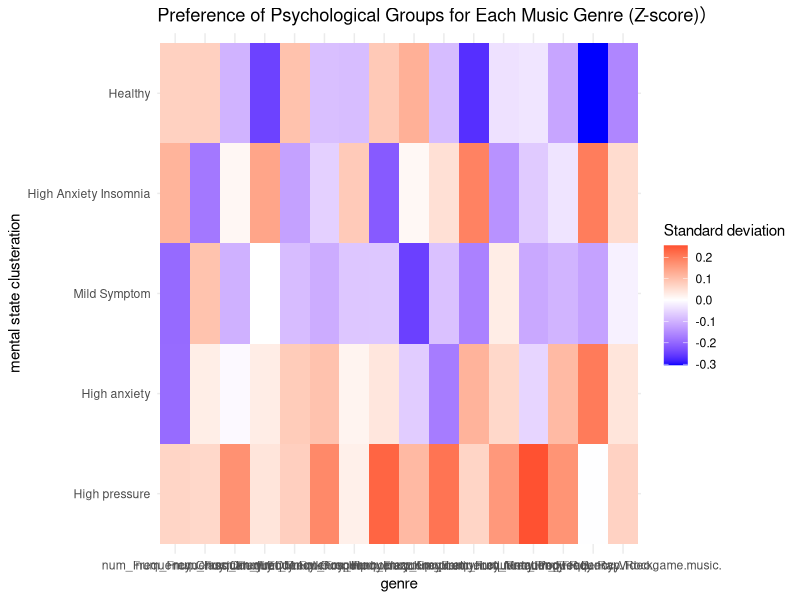
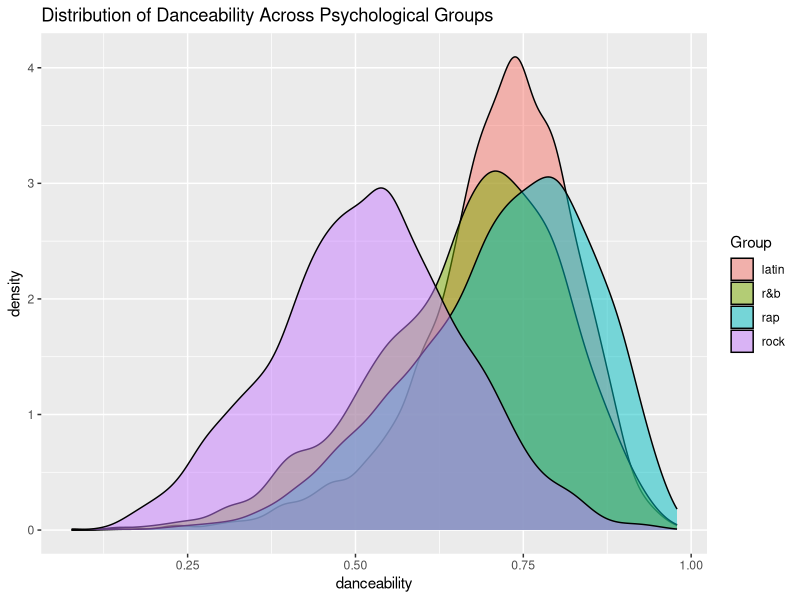
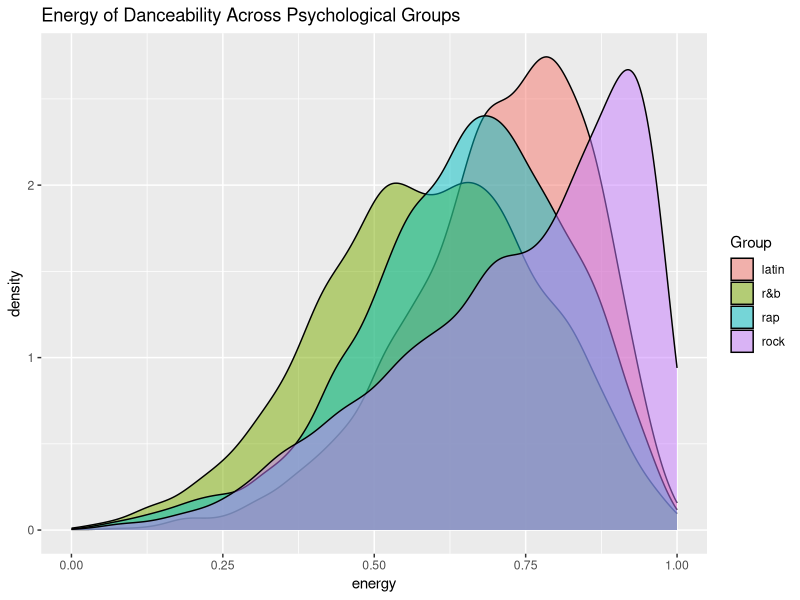
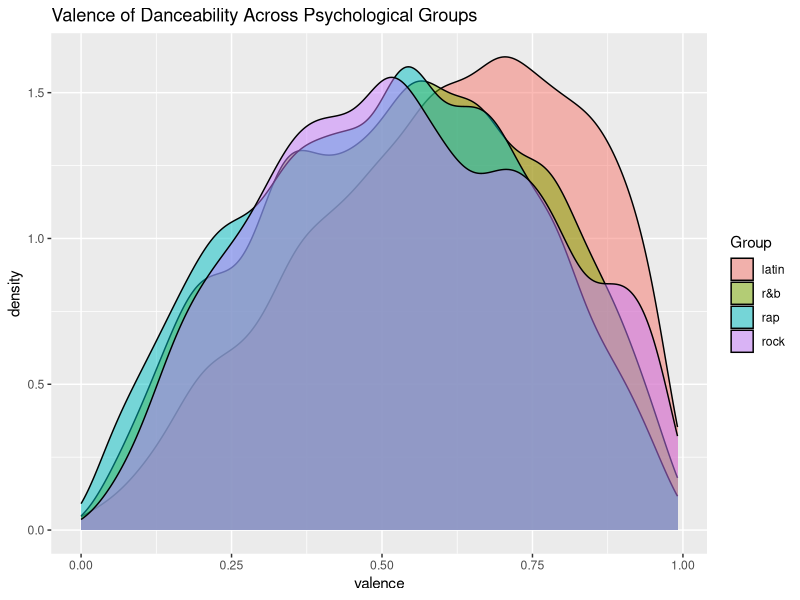
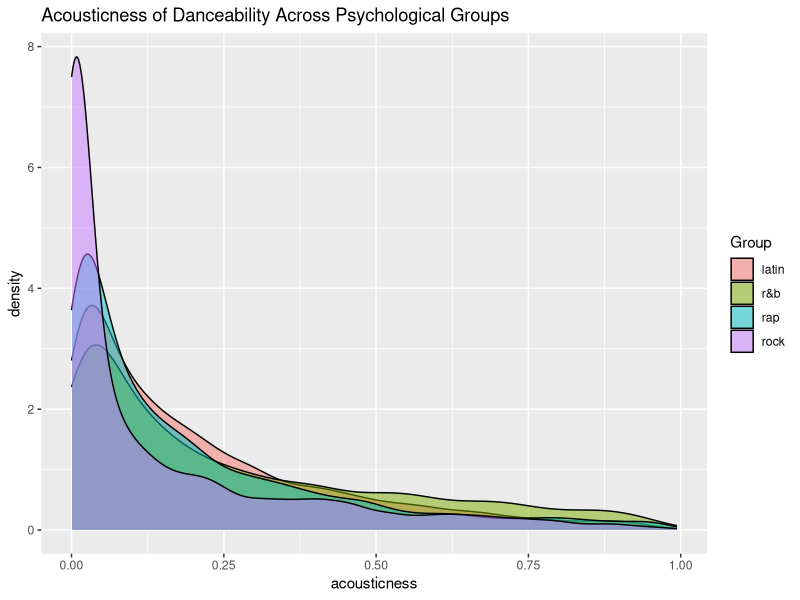
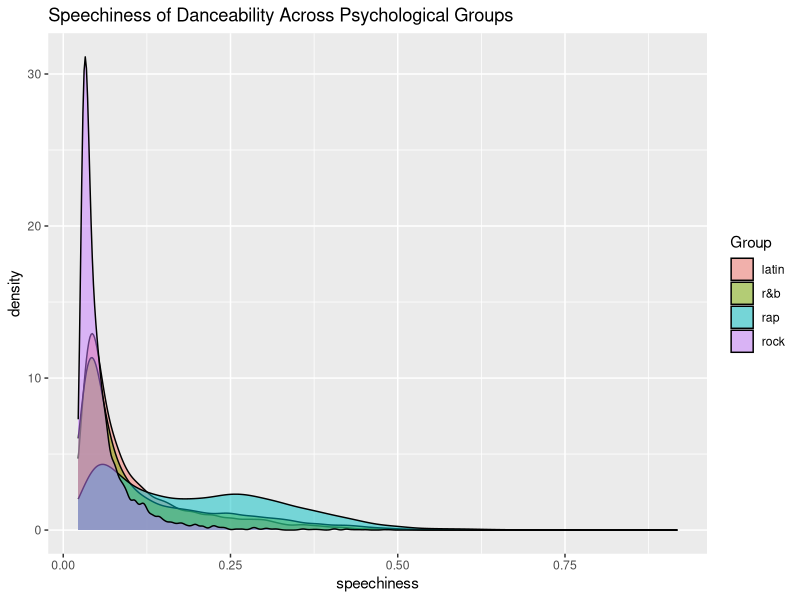
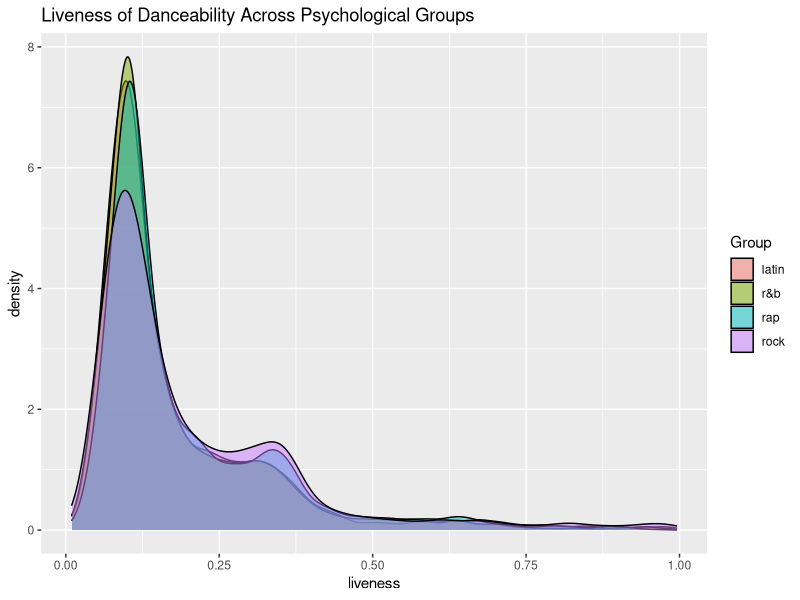
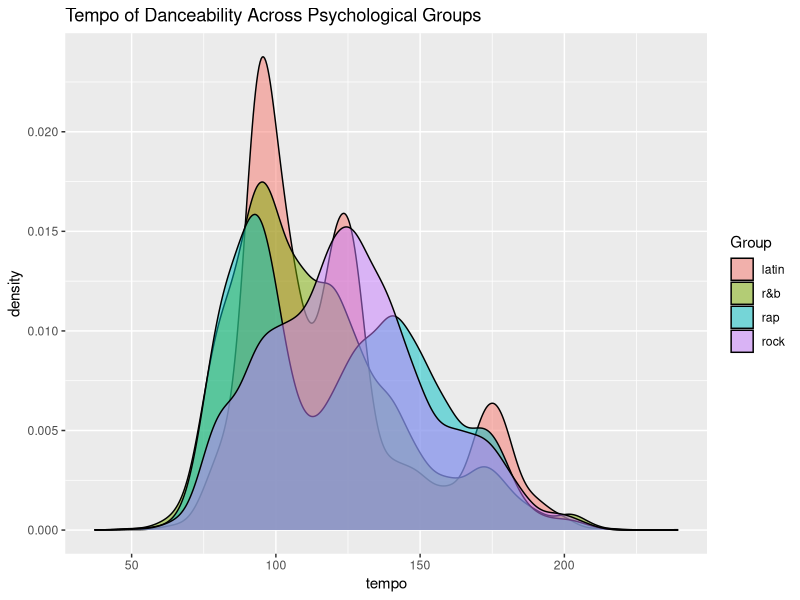

Source code (R) for these figures, in order:

library(dplyr)
library(randomForest)
library(tidyverse)

survey = read.csv("mxmh_survey_results.csv")
songs <- read.csv("spotify_songs.csv")
## remove NA ##
survey <- na.omit(survey)

## filter 'Improve' ##
survey <- survey %>% filter( Music.effects == "Improve")

## transform 'frequency' into 'value' ##
convert_freq <- function(x) {
  recode(as.character(x),
         "Never" = 1,
         "Rarely" = 2,
         "Sometimes" = 3,
         "Very frequently" = 4) 
}
frequency_cols <- grep("Frequency", names(survey), value = TRUE)
survey <- survey %>%
  mutate(across(all_of(frequency_cols),convert_freq, .names="num_{.col}"))%>%
  mutate(BPM=as.numeric(BPM))

## standardization ##
survey$Anxiety <- scale(survey$Anxiety)
survey$Depression <- scale(survey$Depression)
survey$Insomnia <- scale(survey$Insomnia)
survey$OCD <- scale(survey$OCD)

freq_zscore <- survey %>%
  select(starts_with("num_Frequency")) %>%
  scale()

## recluster mental state ##
set.seed(2)
kmeans_result <- kmeans(survey[,c("Anxiety", "Depression", "Insomnia", "OCD")], centers=5)
survey$cluster <- factor(kmeans_result$cluster, labels = c( "High pressure", "High anxiety", "Mild Symptom","High Anxiety Insomnia","Healthy"))

freq_zscore_df <- as.data.frame(freq_zscore)
freq_zscore_df$cluster <- survey$cluster

# long format ##
z_df <- freq_zscore_df  %>%
  group_by(cluster) %>%
  summarise(across(everything(), mean, na.rm = TRUE)) %>%
  pivot_longer(-cluster, names_to = "genre", values_to = "z_score")

# music genre preferred ##
ggplot(z_df, aes(x = genre, y = cluster, fill = z_score)) +
  geom_tile() +
  scale_fill_gradient2(low = "blue", mid = "white", high = "red", midpoint = 0) +
  labs(title = "Preference of Psychological Groups for Each Music Genre (Z-score)）",
       x = "genre", y = "mental state clusteration", fill = "Standard deviation") +
  theme_minimal()

## Plotting the Values of Music Features” ##
songs <- songs %>%
  mutate(Group = case_when(
    playlist_genre %in% c("latin", "rock", "rap", "r&b") ~ playlist_genre,
    TRUE ~ NA_character_
  )) %>%
  filter(!is.na(Group))

ggplot(songs, aes(x = danceability, fill = Group)) +
  geom_density(alpha = 0.5) +
  labs(title = "Distribution of Danceability Across Psychological Groups")

ggplot(songs, aes(x = energy, fill = Group)) +
  geom_density(alpha = 0.5) +
  labs(title = "Energy of Danceability Across Psychological Groups")

ggplot(songs, aes(x = valence, fill = Group)) +
  geom_density(alpha = 0.5) +
  labs(title = "Valence of Danceability Across Psychological Groups")

ggplot(songs, aes(x = acousticness, fill = Group)) +
  geom_density(alpha = 0.5) +
  labs(title = "Acousticness of Danceability Across Psychological Groups")

ggplot(songs, aes(x = speechiness, fill = Group)) +
  geom_density(alpha = 0.5) +
  labs(title = "Speechiness of Danceability Across Psychological Groups")

ggplot(songs, aes(x = liveness , fill = Group)) +
  geom_density(alpha = 0.5) +
  labs(title = "Liveness of Danceability Across Psychological Groups")

ggplot(songs, aes(x = tempo , fill = Group)) +
  geom_density(alpha = 0.5) +
  labs(title = "Tempo of Danceability Across Psychological Groups")

ggplot(songs, aes(x = instrumentalness , fill = Group)) +
  geom_density(alpha = 0.5) +
  labs(title = "Instrumentalness of Danceability Across Psychological Groups")










